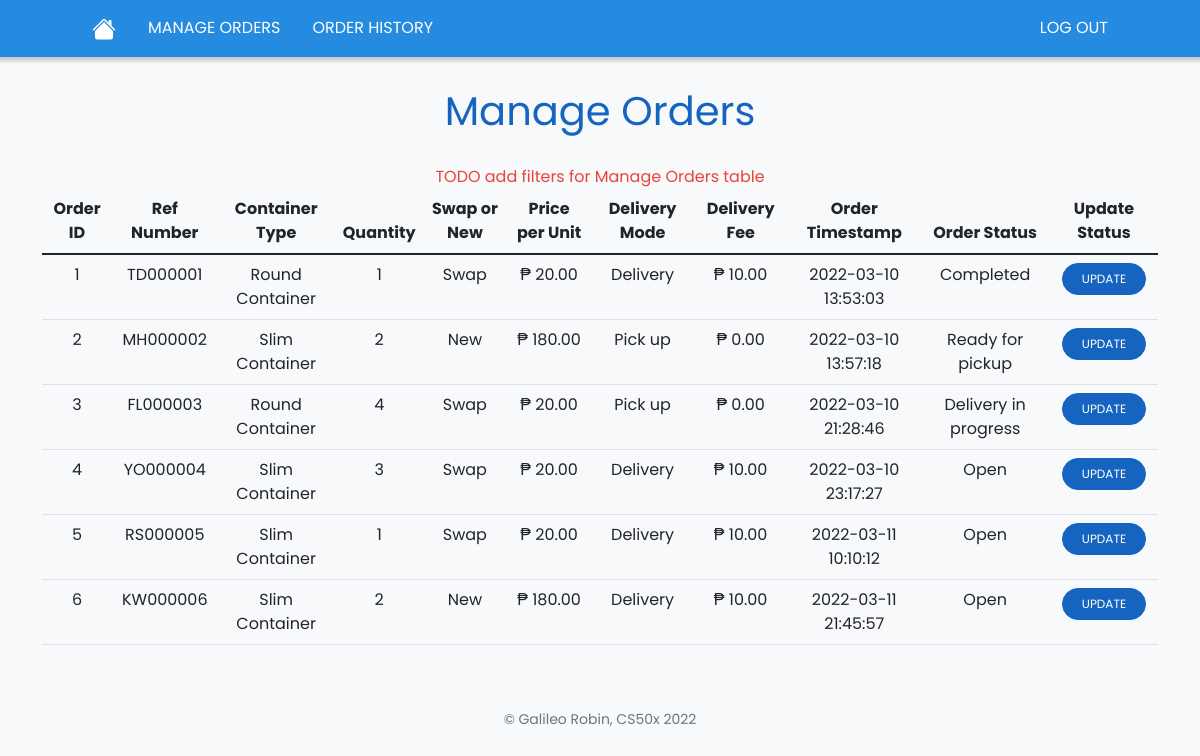
Before: /manage-orders (signed in) with the older database file.
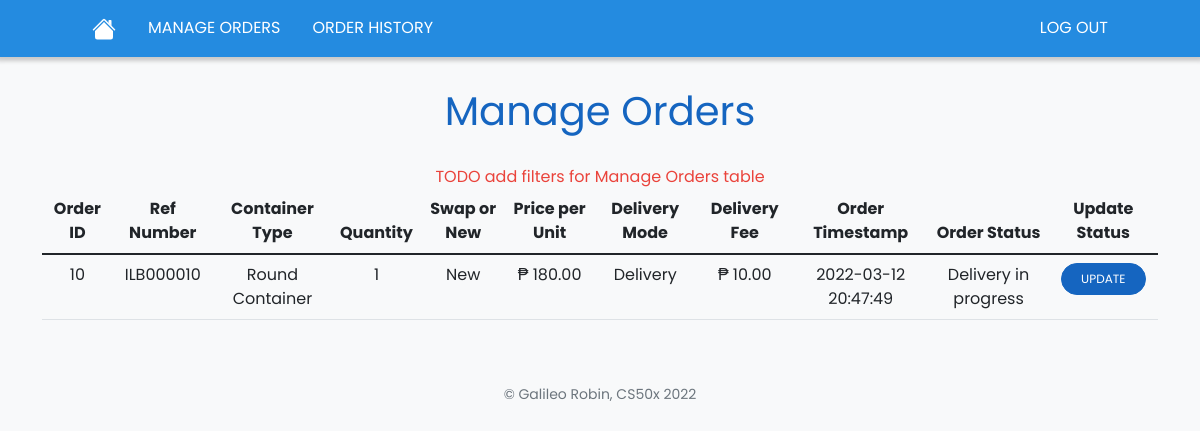
After: the same page with the newer database file.
### tables this page shows
CREATE TABLE orders
(id INTEGER PRIMARY KEY AUTOINCREMENT NOT NULL,
container_type TEXT NOT NULL,
quantity INTEGER NOT NULL,
swap_or_new TEXT NOT NULL,
price_per_unit NUMERIC NOT NULL,
delivery_mode TEXT NOT NULL,
delivery_fee NUMERIC NOT NULL,
txn_timestamp TEXT NOT NULL,
order_status TEXT NOT NULL);

### app.py (the view, shortened to what this page needs)
@app.route("/manage-orders", methods=["GET"])
@login_required
def manage_orders():
    orders_data = None
    current_order = None
    order_id = request.args.get('order_id')
    update_status = request.args.get('update')
    order_status = []
    if not order_id:
        orders_data = db.execute("SELECT * FROM orders")
        for order in orders_data:
            order['ref_number'] = convert_id_to_ref_number(order['id'])
    return render_template("manage-orders.html", orders_data=orders_data, current_order=current_order, order_status=order_status, update_status=update_status)

### app.py (called while the page is built)
@app.after_request
def after_request(response):
    response.headers["Cache-Control"] = "no-cache, no-store, must-revalidate"
    response.headers["Expires"] = 0
    response.headers["Pragma"] = "no-cache"
    return response

### helpers.py (called while the page is built)
def login_required(f):
    @wraps(f)
    def decorated_function(*args, **kwargs):
        if session.get("user_id") is None:
            return redirect("/login")
        return f(*args, **kwargs)
    return decorated_function

def php(value):
    PESO_SYMBOL = u'\u20b1'
    return f"{PESO_SYMBOL} {value:,.2f}"

def convert_id_to_ref_number(id):
    ALPHABET = "ABCDEFGHIJKLMNOPQRSTUVWXYZ"
    try:
        num_to_hash = int(id) * 97
    except ValueError:
        return None
    new_num_to_hash = num_to_hash
    hash = ""
    for i in range(math.trunc(math.log(num_to_hash, 26)) + 1):
        hash = hash + ALPHABET[new_num_to_hash % 26]
        new_num_to_hash = math.trunc(new_num_to_hash / 26)
    id_string = str(f"{id:06d}")
    hash = "{}{}{}".format(hash, id_string[0:3], id_string[3:6])
    return hash

### templates/manage-orders.html (shortened to what this page needs)
{% extends "layout.html" %}
{% block main %}
{% if current_order == None %}
<div class="container text-center">
    <div class="my-4 fs-1 text-blue">Manage Orders</div>
    {% if orders_data == [] %}
    <div class="my-2 mx-auto text-center">There are no existing orders.</div>
    {% else %}
    <div class="todo">TODO add filters for Manage Orders table</div>
    <div class="table-responsive">
        <table class="table table-hover">
            <thead>
                <tr>
                    <th>Order ID</th>
                    <th>Ref Number</th>
                    <th>Container Type</th>
                    <th>Quantity</th>
                    <th>Swap or New</th>
                    <th>Price per Unit</th>
                    <th>Delivery Mode</th>
                    <th>Delivery Fee</th>
                    <th>Order Timestamp</th>
                    <th>Order Status</th>
                    <th>Update Status</th>
                </tr>
            </thead>
            <tbody>
                {% for order in orders_data %}
                <tr>
                    <td>{{ order['id'] }}</td>
                    <td>{{ order['ref_number'] }}</td>
                    <td>{{ order['container_type'] }}</td>
                    <td>{{ order['quantity'] }}</td>
                    <td>{{ order['swap_or_new'] }}</td>
                    <td>{{ order['price_per_unit'] | php}}</td>
                    <td>{{ order['delivery_mode'] }}</td>
                    <td>{{ order['delivery_fee'] | php}}</td>
                    <td>{{ order['txn_timestamp'] }}</td>
                    <td>{{ order['order_status'] }}</td>
                    <td>
                        <div class="row mx-1">
                            <button class="btn btn-primary text-small" id="{{ order['id'] }}" type="button">UPDATE</button>
                        </div>
                    </td>
                </tr>
                {% endfor %}
            </tbody>
        </table>
    </div>
    {% endif %}
</div>
{% endif %}
{% endblock %}

### templates/layout.html (shortened to what this page needs)
<!DOCTYPE html>
<html lang="en">
    <head>
        <link href="https://cdn.jsdelivr.net/npm/bootstrap@5.1.3/dist/css/bootstrap.min.css" rel="stylesheet">
        <link href="/static/styles.css" rel="stylesheet">
    </head>
    <body>
        <nav class="navbar navbar-expand-lg navbar-light nav-container shadow-high sticky-top">
            <div class="container-fluid container-large">
                <a class="nav-link" href="/">
                </a>
                <div class="collapse navbar-collapse" id="navbar">
                    {% if session["user_id"] %}
                        <ul class="navbar-nav me-auto">
                            <li class="nav-item"><a class="nav-link" href="/manage-orders">MANAGE ORDERS</a></li>
                            <li class="nav-item"><a class="nav-link" href="/order-history">ORDER HISTORY</a></li>
                        </ul>
                        <ul class="navbar-nav ms-auto">
                            <li class="nav-item"><a class="nav-link" href="/logout">LOG OUT</a></li>
                        </ul>
                    {% endif %}
                </div>
            </div>
        </nav>
        <main>
            {% block main %}{% endblock %}
        </main>
        <footer class="my-5 small text-center text-muted">
            &#169; Galileo Robin, CS50x 2022
        </footer>
    </body>
</html>

### static/styles.css (style rules this page uses)
:root { --blue: #1565c0; --dark-blue: #094e9e; --light-blue: #ebf7ff; --red: #ea433b; --yellow: #f5b82e; --green: #2e944b; --shadow: rgb(201, 201, 201); --gray: rgb(108, 117, 125); --light-gray: rgb(248, 249, 250); --border-gray: rgb(216, 212, 218); --nav-bar-color: rgb(36, 139, 224); }
body { font-family: 'Poppins', sans-serif !important; background-color: var(--light-gray); }
.container-large { max-width: 1080px; padding-left: 16px; padding-right: 16px; margin-left: auto; margin-right: auto; }
.navbar { padding-top: 0; padding-bottom: 0; }
.nav-link { padding-left: 1rem !important; padding-right: 1rem !important; padding-top: 1rem; padding-bottom: 1rem; color: white !important; transition: background-color 0.25s ease-in-out; }
.nav-container { border: none; background-color: var(--nav-bar-color) !important; }
.home-icon { width: 24px; height: 24px; }
.shadow-high { box-shadow: 0px 1px 4px 3px var(--shadow); }
.btn { border-radius: 20px !important; }
.btn-primary { background-color: var(--blue) !important; border-color: var(--blue) !important; }
.text-small { font-size: 0.75rem; }
.text-blue { color: var(--blue); }
.todo { color: var(--red); }

Changed rows visible on the page:
removed orders: id "1", ref_number "TD000001", container_type "Round Container", quantity "1", swap_or_new "Swap", price_per_unit|php "₱ 20.00", delivery_mode "Delivery", delivery_fee|php "₱ 10.00", txn_timestamp "2022-03-10 13:53:03", order_status "Completed"
removed orders: id "2", ref_number "MH000002", container_type "Slim Container", quantity "2", swap_or_new "New", price_per_unit|php "₱ 180.00", delivery_mode "Pick up", delivery_fee|php "₱ 0.00", txn_timestamp "2022-03-10 13:57:18", order_status "Ready for pickup"
removed orders: id "3", ref_number "FL000003", container_type "Round Container", quantity "4", swap_or_new "Swap", price_per_unit|php "₱ 20.00", delivery_mode "Pick up", delivery_fee|php "₱ 0.00", txn_timestamp "2022-03-10 21:28:46", order_status "Delivery in progress"
removed orders: id "4", ref_number "YO000004", container_type "Slim Container", quantity "3", swap_or_new "Swap", price_per_unit|php "₱ 20.00", delivery_mode "Delivery", delivery_fee|php "₱ 10.00", txn_timestamp "2022-03-10 23:17:27", order_status "Open"
removed orders: id "5", ref_number "RS000005", container_type "Slim Container", quantity "1", swap_or_new "Swap", price_per_unit|php "₱ 20.00", delivery_mode "Delivery", delivery_fee|php "₱ 10.00", txn_timestamp "2022-03-11 10:10:12", order_status "Open"
removed orders: id "6", ref_number "KW000006", container_type "Slim Container", quantity "2", swap_or_new "New", price_per_unit|php "₱ 180.00", delivery_mode "Delivery", delivery_fee|php "₱ 10.00", txn_timestamp "2022-03-11 21:45:57", order_status "Open"
added orders: id "10", ref_number "ILB000010", container_type "Round Container", quantity "1", swap_or_new "New", price_per_unit|php "₱ 180.00", delivery_mode "Delivery", delivery_fee|php "₱ 10.00", txn_timestamp "2022-03-12 20:47:49", order_status "Delivery in progress"
